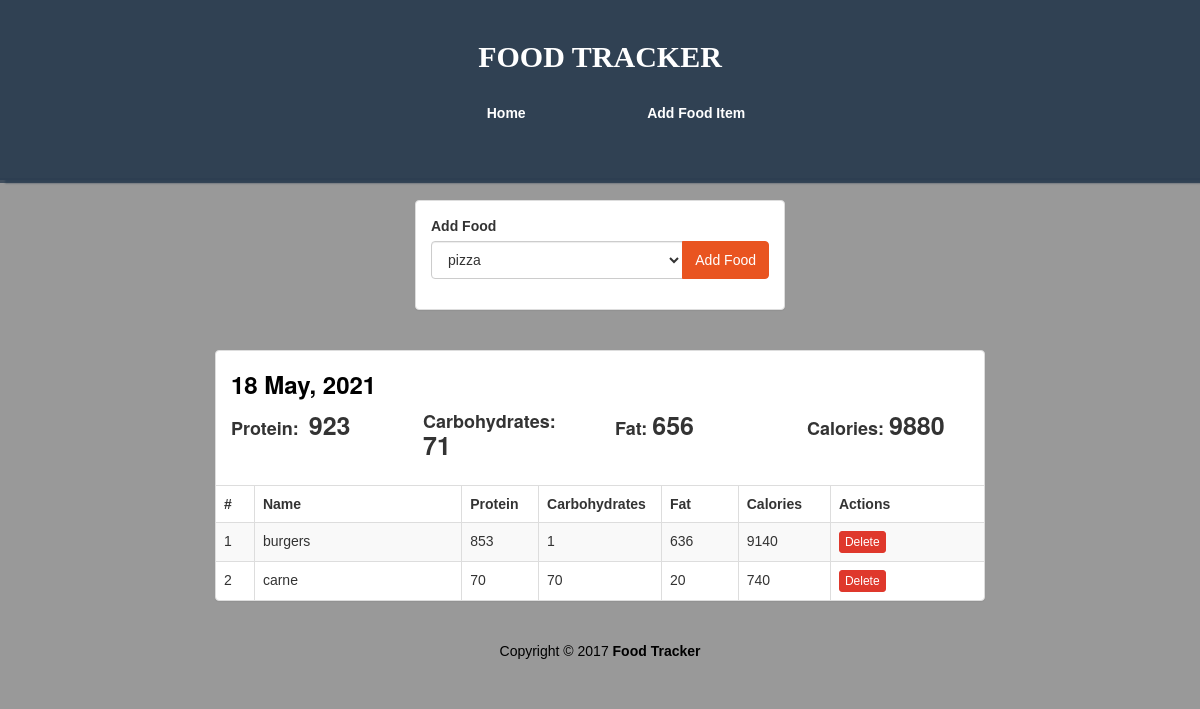
Screenshot of /view/1 with the database file from the repository.
### database/models.py (models this page shows)
class Log(db.Model):
    id = db.Column(db.Integer, primary_key=True)
    date = db.Column(db.Date, nullable=False)
    foods = db.relationship('Alimenti', secondary=log_food, lazy='dynamic')

class Alimenti(db.Model):
    __tablename__ = "Alimenti"
    id = db.Column(db.Integer, primary_key=True)
    name = db.Column(db.String(50), unique=True, nullable=False)
    proteins = db.Column(db.Integer, nullable=False)
    carbs = db.Column(db.Integer, nullable=False)
    fats = db.Column(db.Integer, nullable=False)
    @property
    def calories(self):
        return self.proteins * 4 + self.carbs * 4 + self.fats * 9

### main/routes.py (the view)
@main.route("/view/<int:log_id>")
def view(log_id):
    log = Log.query.get_or_404(log_id)
    foods = Alimenti.query.all()
    totali = {
        'proteins' : 0,
        'carbs' : 0,
        'fats' : 0,
        'calories' : 0
    }
    for food in log.foods:
        totali['proteins'] += food.proteins
        totali['carbs'] += food.carbs
        totali['fats'] += food.fats
        totali['calories'] += food.calories
    return render_template("view.html", foods=foods, log=log, totali=totali)

### templates/view.html (shortened to what this page needs)
<!DOCTYPE html>
<html lang="en">
<head>
    <link rel="stylesheet" href="/static/united.min.css" />
    <link rel="stylesheet" href="/static/styles.css" />
</head>
<body>
    <div class="container-fluid" id="wrapper">
        <div class="row" id="homeJumbo">
            <div class="overlay"></div>
            <div class="col-lg-12">
                <h1>
                    <a href="./">FOOD TRACKER</a>
                </h1>
                <div class="row t20">
                    <div class="col-lg-4 col-lg-offset-4">
                        <ul class="nav nav-pills nav-justified">
                            <li role="presentation">
                                <a href="{{ url_for('dashboard') }}" title="Home">Home</a>
                            </li>
                            <li role="presentation">
                                <a href="{{ url_for('add') }}" title="Add Food Item">Add Food Item</a>
                            </li>
                        </ul>
                    </div>
                </div>
            </div>
        </div>
        <div class="row t20">
            <div class="col-lg-4 col-lg-offset-4">
                <div class="panel panel-default">
                    <div class="panel-body">
                        <form action="{{ url_for('main.add_food_to_log', log_id=log.id) }}" method="POST" role="form">
                            <div class="form-group">
                                <label>Add Food</label>
                                <div class="input-group">
                                    <select class="form-control" name="food-select">
                                        {% for food in foods %}
                                        <option value="{{food.id}}">{{food.name}}</option>
                                        {% endfor %}
                                    </select>
                                    <span class="input-group-btn">
                                        <button type="submit" class="btn btn-primary" id="add-btn">
                                             Add Food
                                        </button>
                                    </span>
                                </div>
                            </div>
                        </form>
                    </div>
                </div>
            </div>
        </div>
        <div class="row t20">
            <div class="col-lg-8 col-lg-offset-2">
                <div class="panel panel-default">
                    <div class="panel-body">
                        <h3 class="lean-h text-black">
                             {{ log.date.strftime('%d %B, %Y') }}
                        </h3>
                        <div class="row">
                            <div class="col-lg-3">
                                <h4 class="lean-h">
                                    Protein: &nbsp;<strong class="f25">{{totali['proteins']}}</strong>
                                </h4>
                            </div>
                            <div class="col-lg-3">
                                <h4 class="lean-h">
                                    Carbohydrates: <strong class="f25">{{totali['carbs']}}</strong>
                                </h4>
                            </div>
                            <div class="col-lg-3">
                                <h4 class="lean-h">
                                    Fat: <strong class="f25">{{totali['fats']}}</strong>
                                </h4>
                            </div>
                            <div class="col-lg-3">
                                <h4 class="lean-h">
                                    Calories: <strong class="f25">{{totali['calories']}}</strong>
                                </h4>
                            </div>
                        </div>
                    </div>
                    <div class="table-responsive">
                        <table class="table table-striped table-hover table-bordered">
                            <thead>
                                <tr>
                                    <th style="width: 5%;">#</th>
                                    <th>Name</th>
                                    <th style="width: 10%;">Protein</th>
                                    <th style="width: 16%;">Carbohydrates</th>
                                    <th style="width: 10%;">Fat</th>
                                    <th style="width: 12%;">Calories</th>
                                    <th style="width: 20%;">Actions</th>
                                </tr>
                            </thead>
                            <tbody>
                                {% for food in log.foods %}
                                <tr>
                                    <td>{{loop.index}}</td><td>{{food.name}}</td>
                                    <td>{{food.proteins}}</td>
                                    <td>{{food.carbs}}</td>
                                    <td>{{food.fats}}</th>
                                    <td>{{food.calories}}</td>
                                    <td>
                                        <a href="{{url_for('main.remove_food_from_log', log_id=log.id, food_id=food.id)}}" class="btn btn-danger btn-xs">
                                             Delete
                                        </a>
                                    </td>
                                </tr>
                                {% endfor %}
                            </tbody>
                        </table>
                    </div>
                </div>
            </div>
        </div>
        <footer>
            <div class="row pad">
                <div class="col-lg-12 text-center">
                    Copyright &copy; 2017 <strong>Food Tracker</strong>
                </div>
            </div>
        </footer>
    </div>
</body>
</html>

### static/styles.css (style rules this page uses)
body { background: rgba(0, 0, 0, .4); font-family: 'Ubuntu', sans-serif; }
#homeJumbo { position: relative; min-height: 180px; background: rgba(44, 62, 80, .8); background-size: cover; background-repeat: no-repeat; border-bottom: 2px solid rgba(44, 62, 80, .8); box-shadow: 7px 1px 2px 2px rgba(44, 62, 80, .8); }
#homeJumbo > div.overlay { position: absolute; height: 183px; width: 100%; background: rgba(44, 62, 80, .8); }
#homeJumbo h1 { font-size: 30px; color: white; font-family: 'Oswald'; text-align: center; padding-top: 20px; font-weight: bolder; }
#homeJumbo h1 > a { color: white; text-decoration: none; }
.t20 { margin-top: 20px; }
.f25 { font-size: 25px; }
.nav-justified>li>a { color: white; font-weight: bolder; }
.nav-pills>li+li { padding-left: 10px; }
.lean-h { margin-top: 5px; margin-bottom: 10px; font-weight: bolder; }
.text-black { color: black !important; }
footer { margin-top: 20px; color: black; margin-bottom: 20px; }

### rows the page displays
Log: date "18 May, 2021"
Alimenti: name "burgers", proteins "853", carbs "1", fats "636", calories "9140"
Alimenti: name "carne", proteins "70", carbs "70", fats "20", calories "740"

### other values shown
{{ totali['proteins'] }} "923"
{{ totali['carbs'] }} "71"
{{ totali['fats'] }} "656"
{{ totali['calories'] }} "9880"
form field food-select "pizza"
